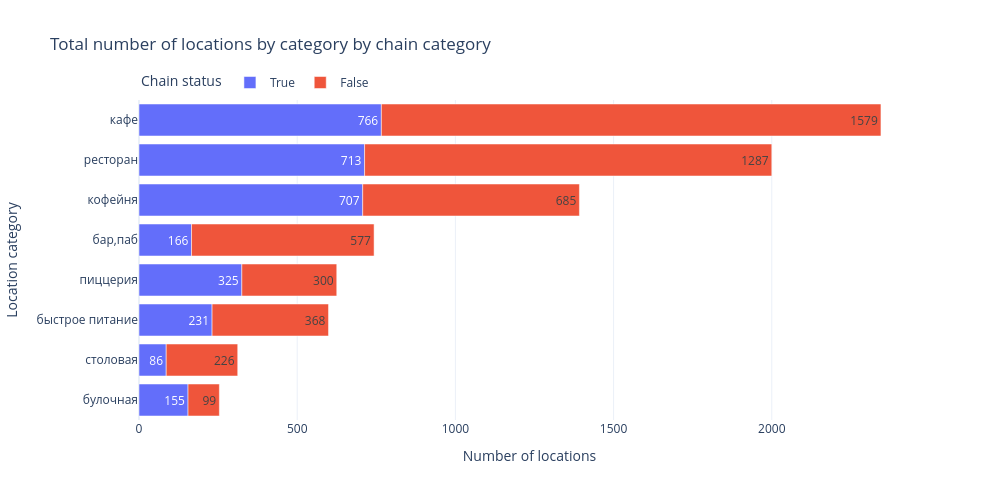

Notebook source saved alongside this figure:
### Markdown cell above
## Исследовательский анализ

Посмотрим, какие зависимости на рынке мы сможем найти: сколько есть заведений каждого типа, как у них с посадочными местами, где они расположены.

### Количество локаций, посадочных мест, типы и рейтинги заведений

Начнем с количества локаций по категориям.

### Code cell
# Number of cafes per category
df_temp = (
    pd.pivot_table(
        data=df_places,
        index=['category', 'is_chain'],
        values='name_place',
        aggfunc='count',
    )
    .reset_index()
    .set_axis(
        ['category', 'is_chain', 'place_count'],
        axis=1
    )
    .rename_axis('index', axis=1)
    .sort_values(by='place_count')
)

fig = px.bar(
    df_temp,
    x='place_count',
    y='category',
    color='is_chain',
    text_auto=True,
    title='Total number of locations by category by chain category',
    labels=dict(
        place_count='Number of locations',
        category='Location category',
        is_chain='Chain status'
    ),
    width=FIG_WIDTH*100,
    height=FIG_HEIGHT*100,
    template='plotly_white'
)
fig.update_layout(
    legend=dict(
        orientation="h",
        yanchor='top', y=1.1, x=0
    ),
    yaxis={'categoryorder':'total ascending'}
)
fig.show()

display(
    pd.pivot_table(
        data=df_temp,
        index='category',
        values='place_count',
        aggfunc='sum',
        margins=True
    )
    .reset_index()
    .set_axis(
        ['category', 'place_count'],
        axis=1
    )
    .rename_axis('index', axis=1)
    .assign(
        place_per = lambda df: round(100 * df.place_count / df.place_count.iloc[-1], 1),
        sort_key = lambda df: df.category == 'All'
    )
    .sort_values(['sort_key', 'place_per'], ascending=[True, False])
    .drop('sort_key', axis=1)
)

### Figure 1 — Plotly figure (JSON) as saved in the notebook; plotly's stock layout.template omitted (floating-point values rounded to 4 significant figures)
{"data": [{"alignmentgroup": "True", "hovertemplate": "Chain status=True<br>Number of locations=%{x}<br>Location category=%{y}<extra></extra>", "legendgroup": "True", "marker": {"color": "#636efa", "pattern": {"shape": ""}}, "name": "True", "offsetgroup": "True", "orientation": "h", "showlegend": true, "textposition": "auto", "texttemplate": "%{x}", "type": "bar", "x": [86, 155, 166, 231, 325, 707, 713, 766], "xaxis": "x", "y": ["столовая", "булочная", "бар,паб", "быстрое питание", "пиццерия", "кофейня", "ресторан", "кафе"], "yaxis": "y"}, {"alignmentgroup": "True", "hovertemplate": "Chain status=False<br>Number of locations=%{x}<br>Location category=%{y}<extra></extra>", "legendgroup": "False", "marker": {"color": "#EF553B", "pattern": {"shape": ""}}, "name": "False", "offsetgroup": "False", "orientation": "h", "showlegend": true, "textposition": "auto", "texttemplate": "%{x}", "type": "bar", "x": [99, 226, 300, 368, 577, 685, 1287, 1579], "xaxis": "x", "y": ["булочная", "столовая", "пиццерия", "быстрое питание", "бар,паб", "кофейня", "ресторан", "кафе"], "yaxis": "y"}], "layout": {"barmode": "relative", "height": 500, "legend": {"orientation": "h", "title": {"text": "Chain status"}, "tracegroupgap": 0, "x": 0, "y": 1.1, "yanchor": "top"}, "title": {"text": "Total number of locations by category by chain category"}, "width": 1000, "xaxis": {"anchor": "y", "domain": [0, 1], "title": {"text": "Number of locations"}}, "yaxis": {"anchor": "x", "categoryorder": "total ascending", "domain": [0, 1], "title": {"text": "Location category"}}}}
